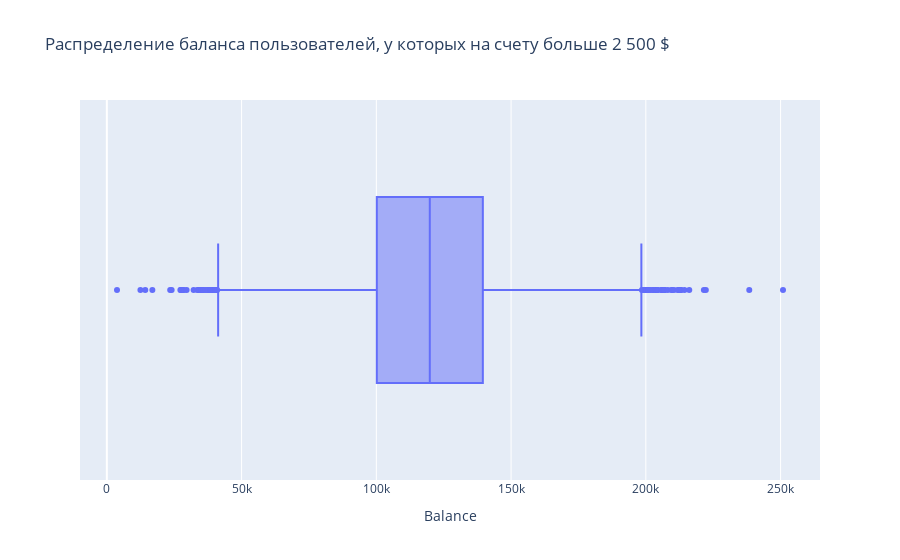

The notebook cell saved with this chart:
### Code cell
fig = px.box(churn_df_filter,
             x="Balance",
             title='Распределение баланса пользователей, у которых на счету больше 2 500 $'
            )
fig.show()
fig.write_html("plotly/churn_Balance_box.html")
fig.write_image("plotly/churn_Balance_box.png")

### Figure 1 — Plotly figure (JSON) as saved in the notebook; plotly's stock layout.template omitted (floating-point values rounded to 4 significant figures; data arrays with more than 128 entries replaced by an {"elided": "..."} marker saying what was removed)
{"data": [{"alignmentgroup": "True", "hovertemplate": "Balance=%{x}<extra></extra>", "legendgroup": "", "marker": {"color": "#636efa"}, "name": "", "notched": false, "offsetgroup": "", "orientation": "h", "showlegend": false, "type": "box", "x": {"elided": "6383 float values"}, "x0": " ", "xaxis": "x", "y0": " ", "yaxis": "y"}], "layout": {"boxmode": "group", "legend": {"tracegroupgap": 0}, "title": {"text": "Распределение баланса пользователей, у которых на счету больше 2 500 $"}, "xaxis": {"anchor": "y", "domain": [0, 1], "title": {"text": "Balance"}}, "yaxis": {"anchor": "x", "domain": [0, 1]}}}
